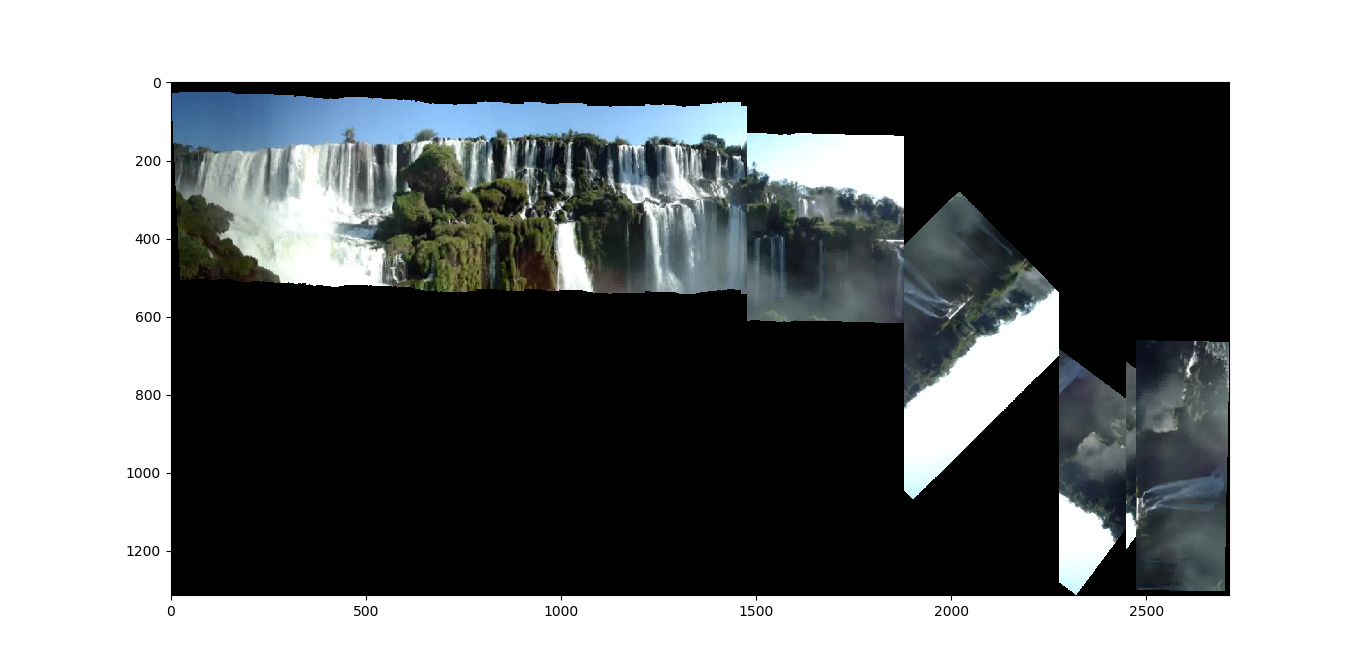
#> input picture iguazu_17_49.png, 1366 x 671 px
$ python -i sol4.py   (imports and definitions only)   (older library calls are emulated)
#> lines starting #> are read from the running program, lines starting #| are printed output that depends on the picture; after the words box and inside, x2 and y2 are one past the last pixel; in counts of white or black regions, pixels touching at a corner belong together
### sol4_utils.py
from imageio import imread
from skimage import img_as_float64
from skimage.color import rgb2gray
import numpy as np
from scipy.ndimage.filters import convolve
from scipy.signal import convolve2d


# representation code for a gray scale image
GRAY_REP = 1
# basic gaussian kernel
GAUSSIAN_KERNEL = np.matrix([1, 1]).astype("float64")
# representation code to return a laplacian pyramid
IS_LAPLACIAN = 0
# representation code to return a gaussian pyramid
IS_GAUSSIAN = 1
# the minimal size of a pyramid level
MIN_IMAGE_DIM = 16


# [215 lines left out: functions read_image, input_validity_check, gaussian_factory, laplacian_factory, reduce_row, reduce and 8 more, not called in this run]


def blur_spatial(im, kernel_size):
    """
    Performs image blurring using 2D convolution between the image f and a gaussian
    kernel g.
    :param im: the input image to be blurred (grayscale float64 image).
    :param kernel_size: the size of the gaussian kernel in each dimension (an odd integer).
    :return: the output blurry image (grayscale float64 image).
    """
    if kernel_size == 1:
        return im
    # return convolve2d(im, kernel_factory(kernel_size), mode = 'same')
    filter_vec = kernel_factory(kernel_size)
    return convolve(convolve(im, filter_vec, mode = 'mirror'), filter_vec.T, mode = 'mirror')


def kernel_factory(kernel_size):
    """
    an aid function for the blurring functions. generates a gaussian kernel of the wanted size.
    :param kernel_size: the wanted size
    :return: a (kernel_size, kernel_size) shape gaussian kernel
    """
    if kernel_size == 1 or kernel_size % 2 == 0:
        return np.matrix([1])
    base_vector = GAUSSIAN_KERNEL
    while len(base_vector[0]) < kernel_size:
        base_vector = convolve2d(base_vector, GAUSSIAN_KERNEL)
    # g = convolve2d(base_vector, base_vector.T)
    # return g
    return base_vector / sum(base_vector[0])

### sol4.py
import copy
import numpy as np
import os
import matplotlib.pyplot as plt
from imageio import imsave
from scipy.ndimage.morphology import generate_binary_structure
from scipy.ndimage.filters import maximum_filter
from scipy.ndimage import label, center_of_mass, map_coordinates
import shutil
import sol4_utils
from scipy.ndimage.filters import convolve


RADIUS = 3

K = 0.04

X_DER = np.array([[1, 0, -1]]).astype("float64")

Y_DER = X_DER.T


# [4 lines left out: function dis, not called in this run]

# pt 3.1


def harris_corner_detector(im):
    """
    Detects harris corners.
    Make sure the returned coordinates are x major!!!
    :param im: A 2D array representing a gray scale image.
    :return: An array with shape (N,2), where ret[i,:] are the [x,y] coordinates of the ith corner points.
    """
    if len(im.shape) > 2:
        return
    # getting derivatives etc.
    dx, dy = convolve(im, X_DER), convolve(im, Y_DER)
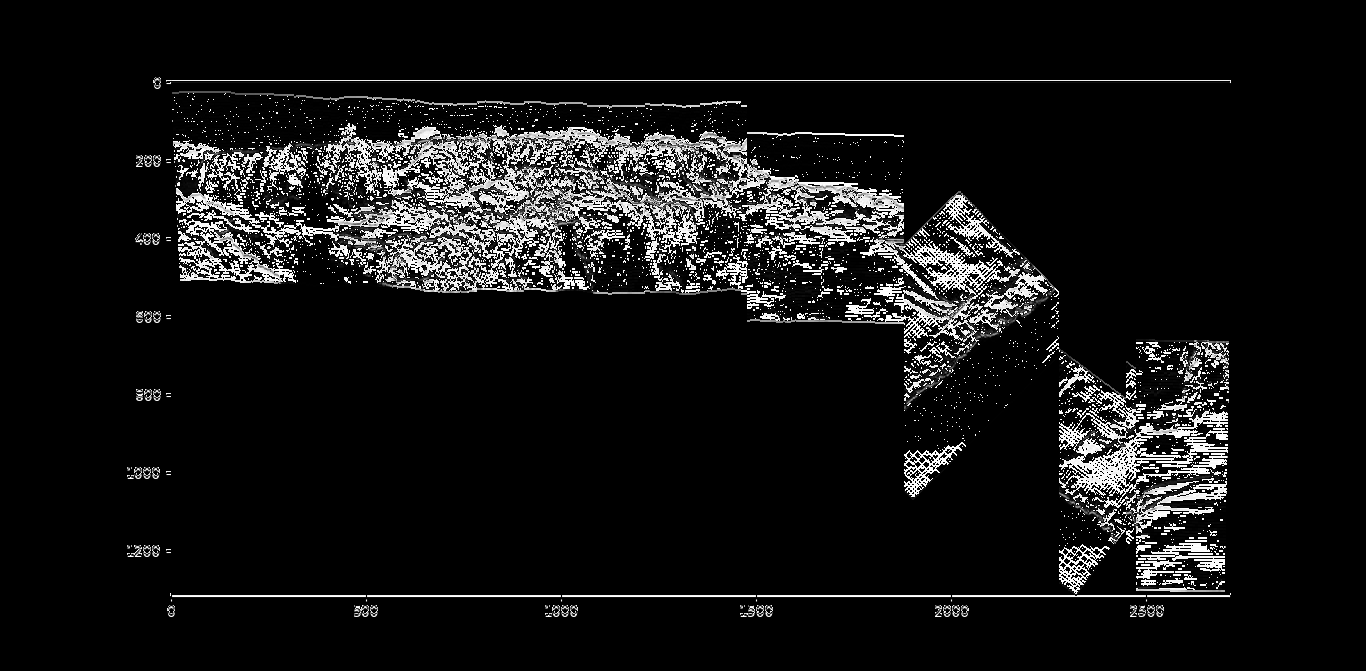
#> dy: shape (671, 1366); min 0, max 255, mean 20.5
    dx_2, dy_2, dxy = np.multiply(dx, dx), np.multiply(dy, dy), np.multiply(dx, dy)
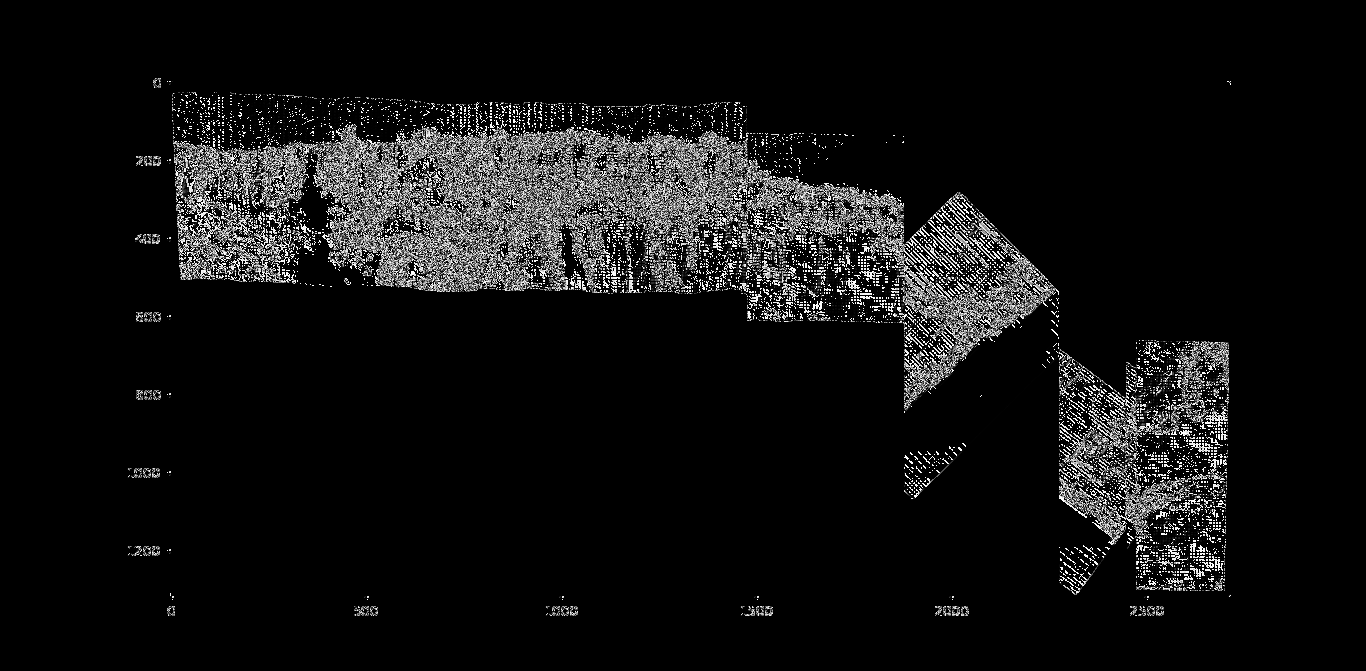
#> dxy: shape (671, 1366); min 0, max 255, mean 17.7
    dx_2, dy_2, dxy = sol4_utils.blur_spatial(dx_2, 3), sol4_utils.blur_spatial(dy_2, 3), sol4_utils.blur_spatial(dxy, 3)
#> the loop in kernel_factory (call 2), `while len(base_vector[0]) < kernel_size:` made 1 pass
#> base_vector on pass 1: [[1, 2, 1]]
    # computing response
    r = (np.multiply(dx_2, dy_2) - np.multiply(dxy, dxy)) - K * ((dx_2 + dy_2) ** 2)
    arr = np.argwhere(non_maximum_suppression(r))
    fixed_arr = np.empty(arr.shape)
    fixed_arr[:, 1], fixed_arr[:, 0] = arr[:, 0], arr[:, 1]
    return fixed_arr


# [279 lines left out: functions sample_descriptor, find_features, match_features, apply_homography, ransac_homography, display_matches and 6 more, not called in this run]


def non_maximum_suppression(image):
    """
    Finds local maximas of an image.
    :param image: A 2D array representing an image.
    :return: A boolean array with the same shape as the input image, where True indicates local maximum.
    """
    # Find local maximas.
    neighborhood = generate_binary_structure(2,2)
    local_max = maximum_filter(image, footprint=neighborhood)==image
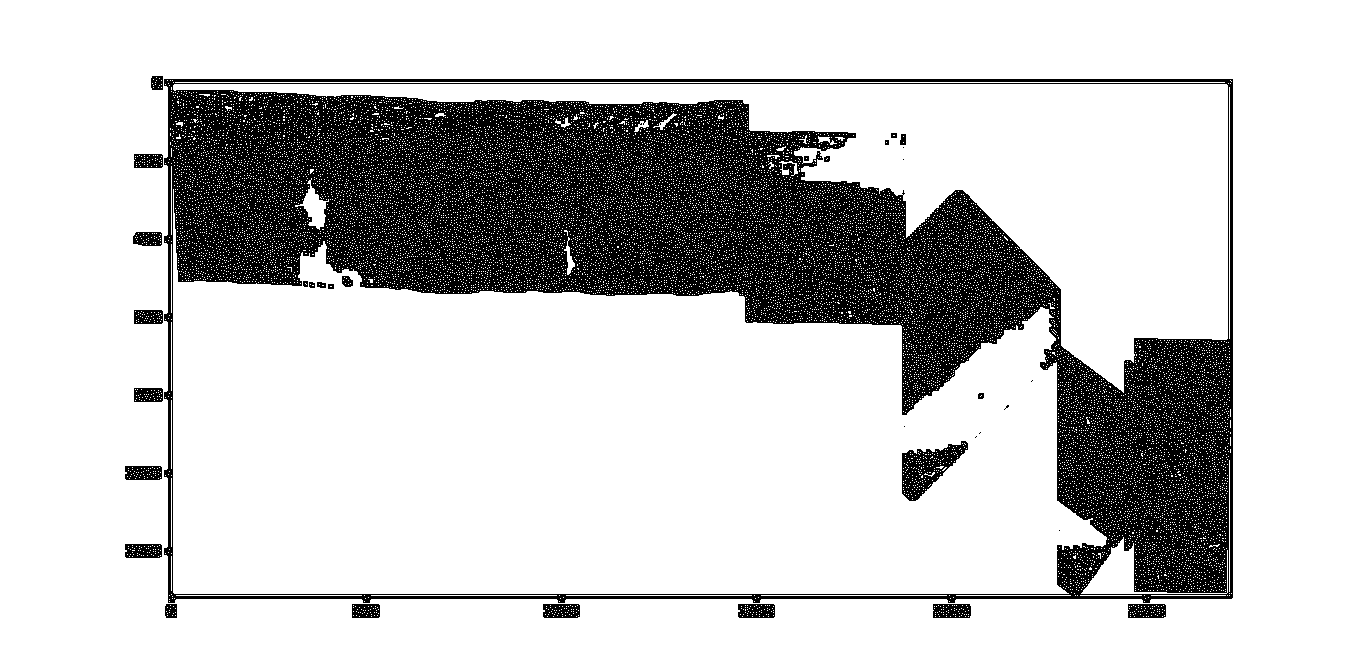
#> local_max: shape (671, 1366) bool; 79.2% white; 34 black regions (9 under 20 px), largest, box (x1, y1, x2, y2) and area: (164, 79, 1233, 603) 183559, (902, 441, 968, 501) 1847, (1128, 604, 1166, 618) 473
    local_max[image<(image.max()*0.1)] = False
#> local_max: shape (671, 1366) bool; 2.3% white in thin lines or dots, all inside (x1, y1, x2, y2) = (127, 77, 1232, 617)

    # Erode areas to single points.
    lbs, num = label(local_max)
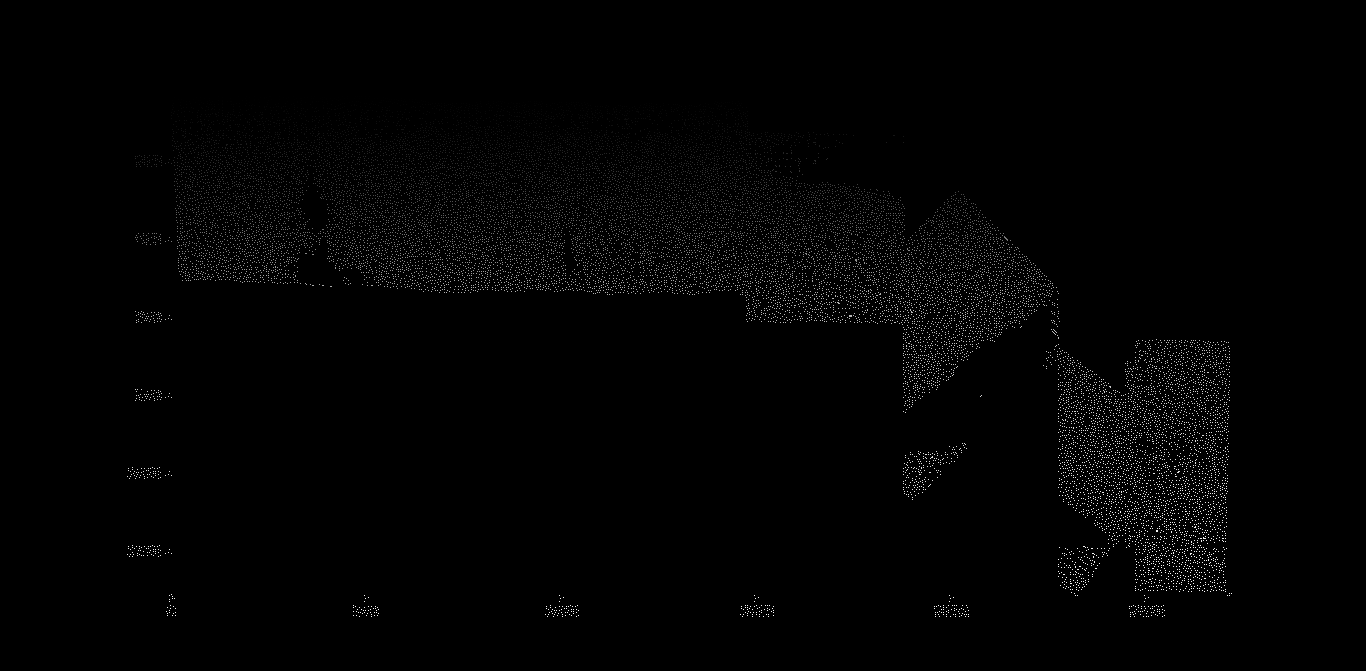
#> lbs: shape (671, 1366) int32; min 0, max 20356, mean 228.8; drawn with min black and max white
#> num = 20356
    centers = center_of_mass(local_max, lbs, np.arange(num)+1)
#> centers = 20356 items
    centers = np.stack(centers).round().astype(np.int)
#> centers = 20356 pairs, first value 77 to 616, second value 127 to 1231
    ret = np.zeros_like(image, dtype=np.bool)
    ret[centers[:,0], centers[:,1]] = True

    return ret


# [24 lines left out: function spread_out_corners, not called in this run]


class PanoramicVideoGenerator:
    """
    Generates panorama from a set of images.
    """

    # [122 lines left out: functions __init__, align_images, generate_panoramic_images, save_panoramas_to_video, show_panorama, not called in this run]

>>> import cv2
>>> picture = cv2.imread('iguazu_17_49.png', cv2.IMREAD_GRAYSCALE)
>>> result = harris_corner_detector(picture)
#> in harris_corner_detector, `arr = np.argwhere(non_maximum_suppression(r))`: arr has the same summary as centers in non_maximum_suppression
#> result = 20356 pairs, first value 127 to 1231, second value 77 to 616
